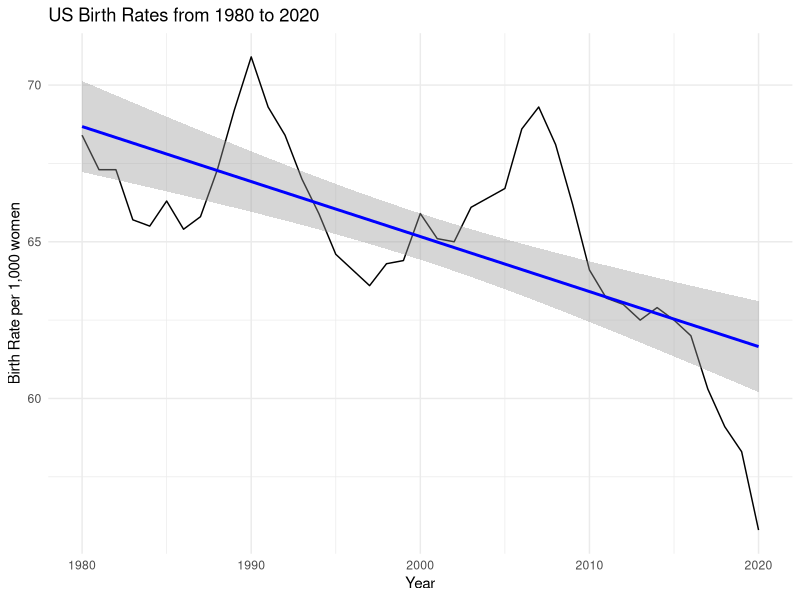
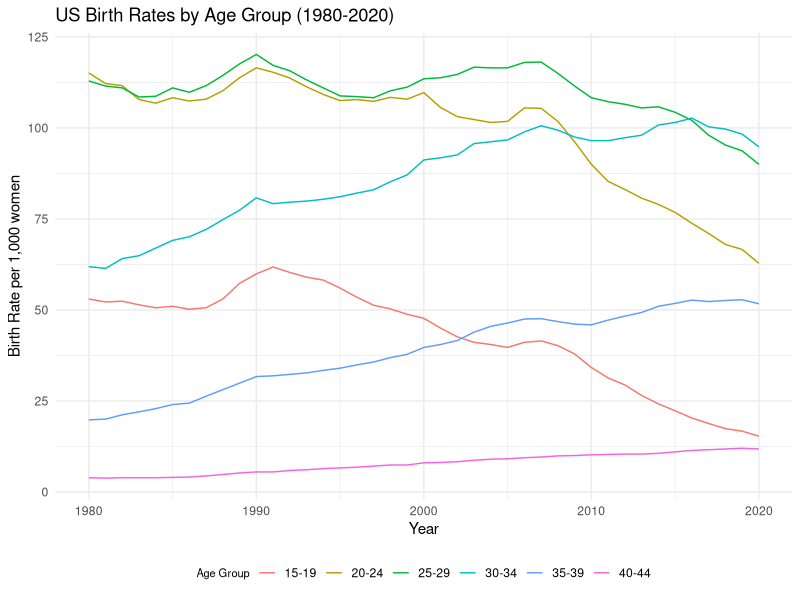
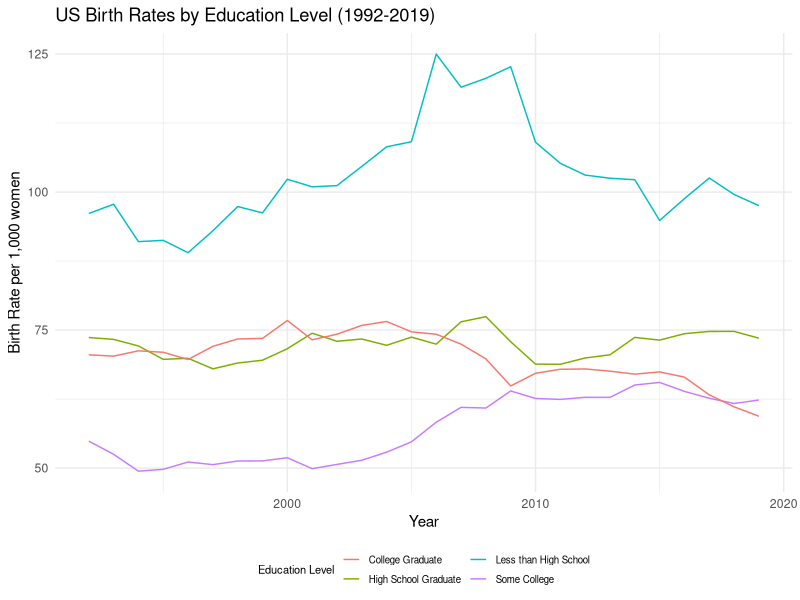
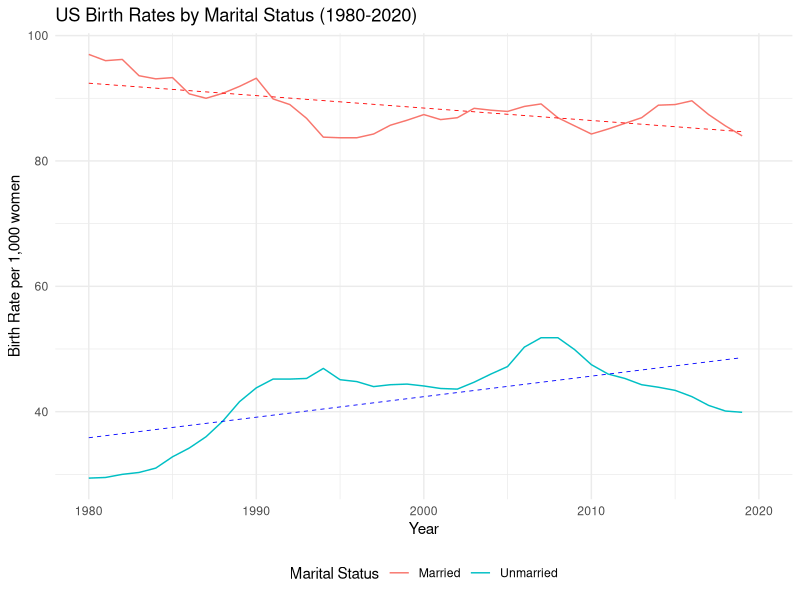
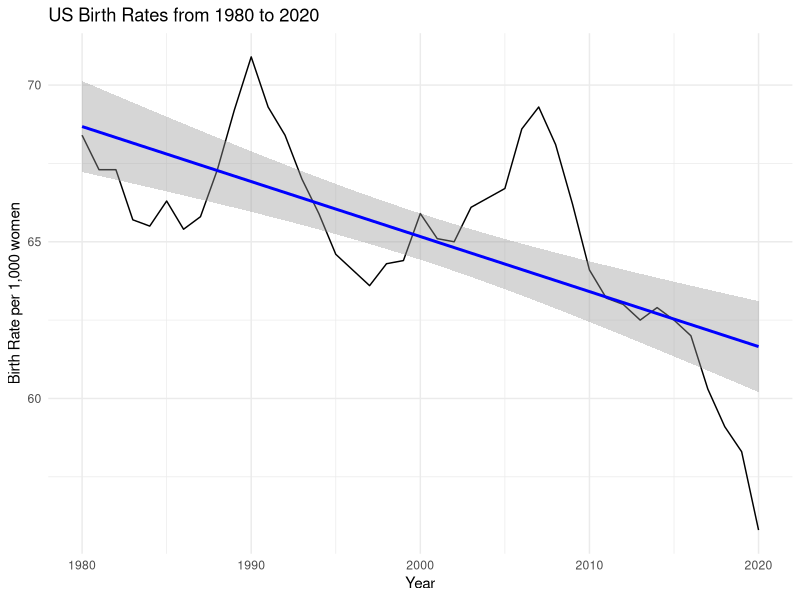
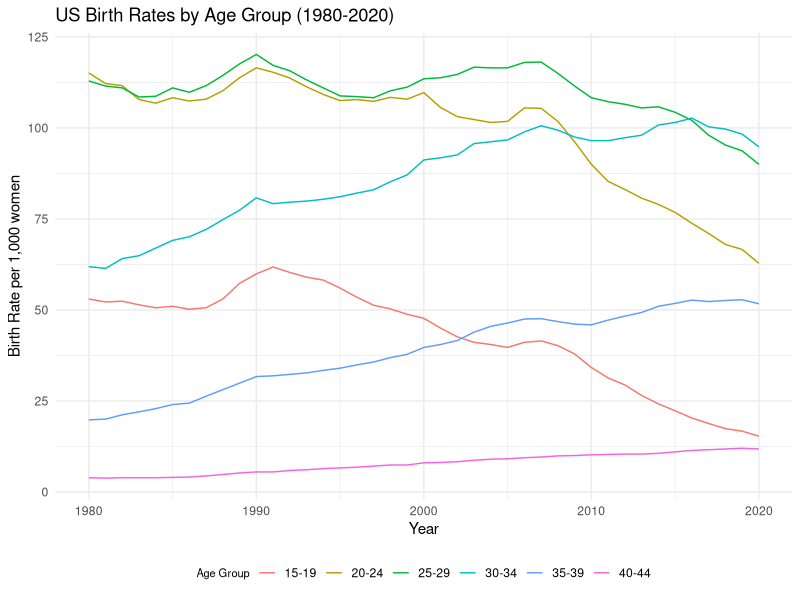
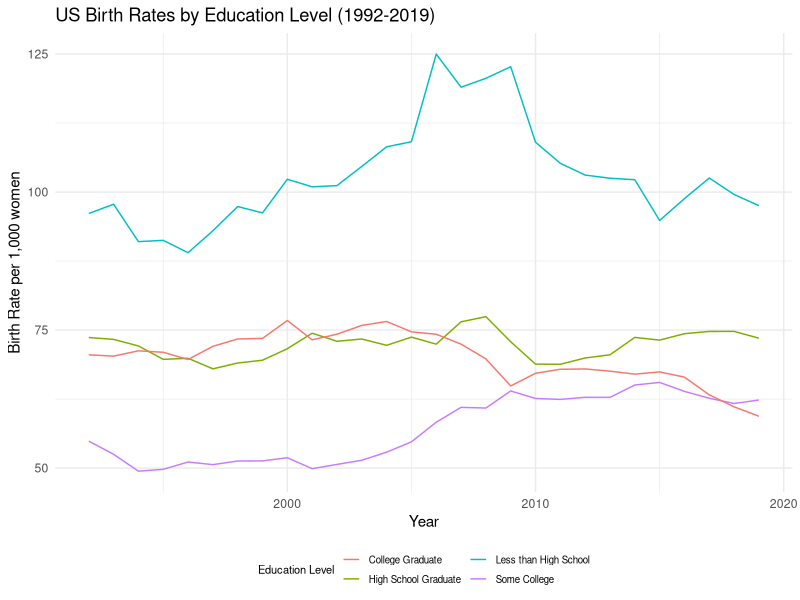
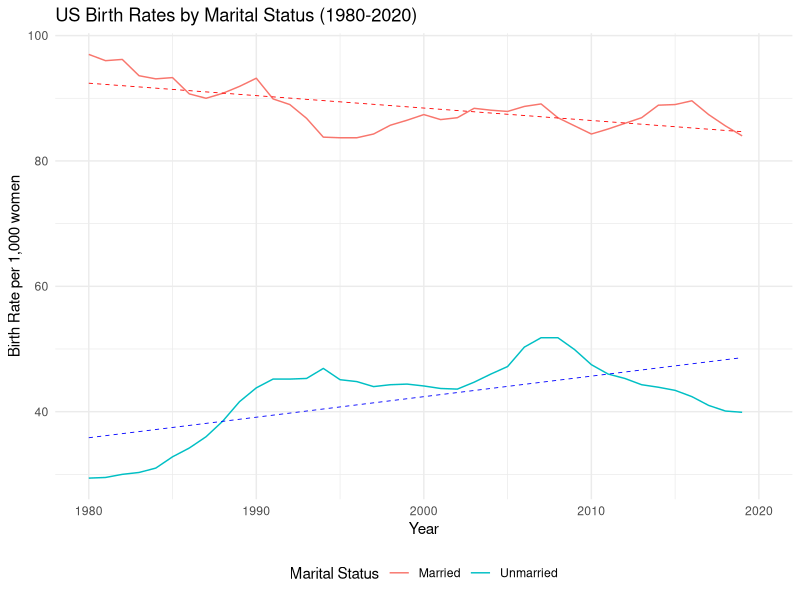

Source code (R) for these figures, in order:
#### Preamble ####
# Purpose: Generates the figures used in the paper
# Author:  Alexander Guarasci, Jagpreet Singh & Jacob Gilbert
# Date: 14 February 2023
# Contact: alexander.guarasci@mail.utoronto.com, j.gilbert@mail.utoronto.ca & jagpreetsingh.singh@mail.utoronto.ca
# License: MIT
# Pre-requisites: Need to have data downloaded



#### Workspace setup ####
library(tidyverse)
library(ggplot2)

#### Read data ####

### Figure 1 ####
# Read cleaned data for fig-1
data <- read.csv(here::here("inputs/data/fig_1.csv"))

# Fig-1 line graph and linear regression
ggplot(data, aes(x = year, y = brate_all)) +
    geom_line() +
    theme_minimal() +
    labs(title = "US Birth Rates from 1980 to 2020",
         x = "Year",
         y = "Birth Rate per 1,000 women") +
  geom_smooth(method = "lm", aes(group = 1), color = "blue")

# Save graph
ggsave(file.path("outputs/figures", "fig_1.pdf"), width = 10, height = 6)

### Figure 2 ###
# Read cleaned data for figure 2
data <- read.csv(here::here("inputs/data/fig_4.csv"))
# Creates line graph
ggplot() +
  geom_line(data = data, aes(x = year, y = brate_1519, color = "15-19")) +
  geom_line(data = data, aes(x = year, y = brate_2024, color = "20-24")) +
  geom_line(data = data, aes(x = year, y = brate_2529, color = "25-29")) +
  geom_line(data = data, aes(x = year, y = brate_3034, color = "30-34")) +
  geom_line(data = data, aes(x = year, y = brate_3539, color = "35-39")) +
  geom_line(data = data, aes(x = year, y = brate_4044, color = "40-44")) +
  theme_minimal() +
  labs(title = "US Birth Rates by Age Group (1980-2020)",
       x = "Year",
       y = "Birth Rate per 1,000 women",
       color = "Age Group") +
  theme(legend.position = "bottom",
        legend.title = element_text(size=8),
        legend.key.width = unit(0.5, "cm")) +
  guides(color = guide_legend(nrow = 1))
# Save graph
ggsave(file.path("outputs/figures", "fig_2.pdf"), width = 10, height = 6)

### figure 3 ###
# Read cleaned data for fig 2
data <- read.csv(here::here("inputs/data/fig_5.csv"))
# Create line graph for birth rates based on education level 
ggplot() + 
  geom_line(data = data, aes(x = year, y = brate_lesshs, color = "Less than High School")) +
  geom_line(data = data, aes(x = year, y = brate_hsgrad, color = "High School Graduate")) +
  geom_line(data = data, aes(x = year, y = brate_somecoll, color = "Some College")) +
  geom_line(data = data, aes(x = year, y = brate_colgrad, color = "College Graduate")) +
  theme_minimal() +
  labs(title = "US Birth Rates by Education Level (1992-2019)",
       x = "Year",
       y = "Birth Rate per 1,000 women",
       color = "Education Level") +
  theme(legend.position = "bottom",
        legend.title = element_text(size=8),
        legend.text = element_text(size=7),
        legend.key.width = unit(0.5, "cm"), 
        legend.key.height = unit(.3, 'cm')) +
  guides(color = guide_legend(nrow = 2))

# Save Graph
ggsave(file.path("outputs/figures", "fig_3.pdf"), width = 10, height = 6)


### Figure 4 ###
# Read cleaned data for figure 4
data <- read.csv(here::here("inputs/data/fig_2e.csv"))
#create line graph from data based on marital status
ggplot(data, aes(x = year)) + 
  geom_line(aes(y = brate_married, color = "Married")) +
  geom_line(aes(y = brate_unmarried, color = "Unmarried")) +
  geom_smooth(aes(y = brate_married), method = "lm", color = "red", linetype = "dashed", size = 0.3, se = FALSE) +
  geom_smooth(aes(y = brate_unmarried), method = "lm", color = "blue", linetype = "dashed", size = 0.3, se = FALSE) +
  theme_minimal() +
  labs(title = "US Birth Rates by Marital Status (1980-2020)",
       x = "Year",
       y = "Birth Rate per 1,000 women",
       color = "Marital Status") +
  theme(legend.position = "bottom")
# Save graph
ggsave(file.path("outputs/figures", "fig_4.pdf"), width = 10, height = 6)
